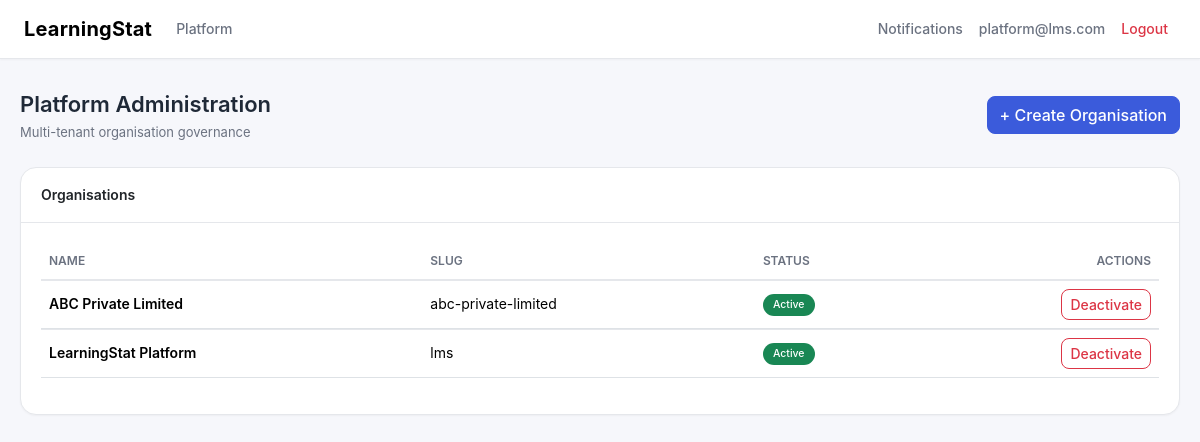
The app's page /platform/dashboard (signed in) with its own data.
### tables this page shows
CREATE TABLE users (
    id INTEGER PRIMARY KEY AUTOINCREMENT,
    org_id INTEGER NOT NULL,
    email TEXT NOT NULL,
    full_name TEXT NOT NULL,
    password_hash TEXT NOT NULL,
    role TEXT NOT NULL,
    department_id INTEGER,
    manager_id INTEGER,
    is_active INTEGER NOT NULL DEFAULT 1,
    created_at TEXT NOT NULL,
    UNIQUE(org_id, email),
    FOREIGN KEY(org_id) REFERENCES orgs(id) ON DELETE CASCADE,
    FOREIGN KEY(department_id) REFERENCES departments(id) ON DELETE SET NULL,
    FOREIGN KEY(manager_id) REFERENCES users(id) ON DELETE SET NULL
);

CREATE TABLE orgs (
    id INTEGER PRIMARY KEY AUTOINCREMENT,
    name TEXT NOT NULL,
    slug TEXT NOT NULL UNIQUE,
    created_at TEXT NOT NULL
, is_active INTEGER DEFAULT 1);

### app.py (the view)
@app.route("/platform/dashboard")
@login_required
@role_required(ROLE_PLATFORM_ADMIN)
def platform_dashboard():
    u = current_user()
    orgs = query_all("SELECT * FROM orgs ORDER BY created_at DESC")
    return render_template("platform_dashboard.html", user=u, org=current_org(), orgs=orgs)

### app.py (called while the page is built, shortened)
def get_db() -> sqlite3.Connection:
    if "db" not in g:
        conn = sqlite3.connect(app.config["DB_PATH"])
        conn.row_factory = sqlite3.Row
        conn.execute("PRAGMA foreign_keys = ON;")
        g.db = conn
    return g.db

def query_one(sql: str, params: Tuple = ()) -> Optional[sqlite3.Row]:
    cur = get_db().execute(sql, params)
    row = cur.fetchone()
    cur.close()
    return row

def query_all(sql: str, params: Tuple = ()) -> List[sqlite3.Row]:
    cur = get_db().execute(sql, params)
    rows = cur.fetchall()
    cur.close()
    return rows

def current_user() -> Optional[UserCtx]:
    uid = session.get("user_id")
    if not uid:
        return None
    row = query_one(
        """
        SELECT id, org_id, email, full_name, role, department_id, manager_id
        FROM users
        WHERE id = ? AND is_active = 1
        """,
        (uid,),
    )
    if not row:
        return None
    return UserCtx(
        id=row["id"],
        org_id=row["org_id"],
        email=row["email"],
        full_name=row["full_name"],
        role=row["role"],
        department_id=row["department_id"],
        manager_id=row["manager_id"],
    )

def current_org() -> Optional[sqlite3.Row]:
    u = current_user()
    if not u:
        return None
    return query_one("SELECT * FROM orgs WHERE id = ?", (u.org_id,))

def login_required(view):
    @wraps(view)
    def wrapped(*args, **kwargs):
        if not current_user():
            return redirect(url_for("login", next=request.path))
        return view(*args, **kwargs)
    return wrapped

def role_required(*allowed_roles: str):
    def decorator(view):
        @wraps(view)
        def wrapped(*args, **kwargs):
            u = current_user()
            if not u:
                return redirect(url_for("login", next=request.path))
            if u.role not in allowed_roles:
                flash("You do not have access to that page.", "warning")
                return redirect(url_for("home"))
            return view(*args, **kwargs)
        return wrapped
    return decorator

def total_points(user_id: int, org_id: int) -> int:
    row = query_one(
        "SELECT COALESCE(SUM(points), 0) AS pts FROM gamification_points WHERE org_id = ? AND user_id = ?",
        (org_id, user_id),
    )
    return int(row["pts"]) if row else 0

def compute_streak_days(user_id: int, org_id: int) -> int:
    days = set(get_activity_days(user_id, org_id, limit=60))
    if not days:
        return 0

### templates/platform_dashboard.html
{% extends "base.html" %}
{% block content %}
<div class="page-header">
  <div>
    <div class="page-title">Platform Administration</div>
    <div class="page-subtitle">
      Multi-tenant organisation governance
    </div>
  </div>
  <a href="{{ url_for('platform_create_org') }}" class="btn btn-primary">
    + Create Organisation
  </a>
</div>
<div class="section">
  <div class="card">
    <div class="card-header">Organisations</div>
    <div class="card-body">
      {% if orgs|length == 0 %}
        <div class="empty-state">
          No organisations have been created yet.
        </div>
      {% else %}
        <div class="table-responsive">
          <table class="table align-middle">
            <thead>
              <tr>
                <th>Name</th>
                <th>Slug</th>
                <th>Status</th>
                <th class="text-end">Actions</th>
              </tr>
            </thead>
            <tbody>
              {% for o in orgs %}
              <tr>
                <td class="fw-semibold">{{ o.name }}</td>
                <td>{{ o.slug }}</td>
                <td>
                  {% if o.is_active %}
                    <span class="badge bg-success">Active</span>
                  {% else %}
                    <span class="badge bg-secondary">Inactive</span>
                  {% endif %}
                </td>
                <td class="text-end">
                  <form method="post"
                        action="{{ url_for('platform_org_toggle_active', org_id=o.id) }}"
                        style="display:inline;">
                    <button type="submit"
                            class="btn btn-sm {% if o.is_active %}btn-outline-danger{% else %}btn-outline-success{% endif %}">
                      {% if o.is_active %}Deactivate{% else %}Activate{% endif %}
                    </button>
                  </form>
                </td>
              </tr>
              {% endfor %}
            </tbody>
          </table>
        </div>
      {% endif %}
    </div>
  </div>
</div>
{% endblock %}

### templates/base.html (shortened to what this page needs)
<!DOCTYPE html>
<html lang="en">
<head>
  <link href="https://cdn.jsdelivr.net/npm/bootstrap@5.3.2/dist/css/bootstrap.min.css" rel="stylesheet">
  <link rel="stylesheet" href="{{ url_for('static', filename='styles.css') }}">
</head>
<body>
<nav class="navbar navbar-expand-lg">
  <div class="container-fluid px-4">
    <a class="navbar-brand fw-bold" href="#">
      LearningStat
    </a>
    <div class="collapse navbar-collapse" id="mainNav">
      <ul class="navbar-nav me-auto mb-2 mb-lg-0">
        {% if current_user %}
          {% if current_user.role == 'PLATFORM_ADMIN' %}
            <li class="nav-item">
              <a class="nav-link" href="/platform/dashboard">Platform</a>
            </li>
          {% endif %}
        {% endif %}
      </ul>
      <ul class="navbar-nav ms-auto">
        {% if current_user %}
          <li class="nav-item">
            <a class="nav-link" href="/notifications">Notifications</a>
          </li>
          <li class="nav-item">
            <a class="nav-link" href="/profile">
              {{ current_user.email }}
            </a>
          </li>
          <li class="nav-item">
            <a class="nav-link text-danger" href="/logout">
              Logout
            </a>
          </li>
        {% endif %}
      </ul>
    </div>
  </div>
</nav>
<main class="page-wrapper">
  {% block content %}{% endblock %}
</main>
</body>
</html>

### static/styles.css (style rules this page uses)
:root { --bg-app: #f6f7fb; --bg-card: #ffffff; --bg-muted: #f1f3f8; --primary: #3b5bdb; --primary-soft: #e7ebff; --accent: #12b886; --danger: #e03131; --warning: #f59f00; --text-main: #1f2937; --text-muted: #6b7280; --text-light: #9ca3af; --border: #e5e7eb; --radius-sm: 8px; --radius-md: 12px; --radius-lg: 16px; --shadow-sm: 0 1px 2px rgba(0,0,0,0.04); --shadow-md: 0 6px 18px rgba(0,0,0,0.06); --transition: all 0.2s ease-in-out; }
body { background: var(--bg-app); color: var(--text-main); font-family: -apple-system, BlinkMacSystemFont, "Inter", "Segoe UI", Roboto, Helvetica, Arial, sans-serif; font-size: 14px; line-height: 1.6; }
.page-wrapper { max-width: 1280px; margin: 0 auto; padding: 28px 20px 60px; }
.page-header { display: flex; align-items: center; justify-content: space-between; margin-bottom: 24px; }
.page-title { font-size: 22px; font-weight: 600; }
.page-subtitle { color: var(--text-muted); font-size: 13px; }
.navbar { background: #ffffff; border-bottom: 1px solid var(--border); box-shadow: var(--shadow-sm); }
.navbar-brand { font-weight: 600; letter-spacing: 0.2px; }
.nav-link { color: var(--text-muted); font-weight: 500; }
.card { background: var(--bg-card); border: 1px solid var(--border); border-radius: var(--radius-lg); box-shadow: var(--shadow-sm); }
.card-header { background: transparent; border-bottom: 1px solid var(--border); padding: 16px 20px; font-weight: 600; }
.card-body { padding: 20px; }
.table { border-collapse: separate; border-spacing: 0; }
.table th { font-size: 12px; text-transform: uppercase; color: var(--text-muted); font-weight: 600; border-bottom: 1px solid var(--border); }
.table td { vertical-align: middle; border-top: 1px solid var(--border); }
.btn { border-radius: var(--radius-sm); font-weight: 500; }
.btn-primary { background: var(--primary); border-color: var(--primary); }
.badge { border-radius: 999px; padding: 6px 10px; font-weight: 500; }
.section { margin-bottom: 32px; }

### records on screen
users: email "platform@lms.com"
orgs: name "ABC Private Limited", slug "abc-private-limited", is_active "Active"
orgs: name "LearningStat Platform", slug "lms", is_active "Active"
